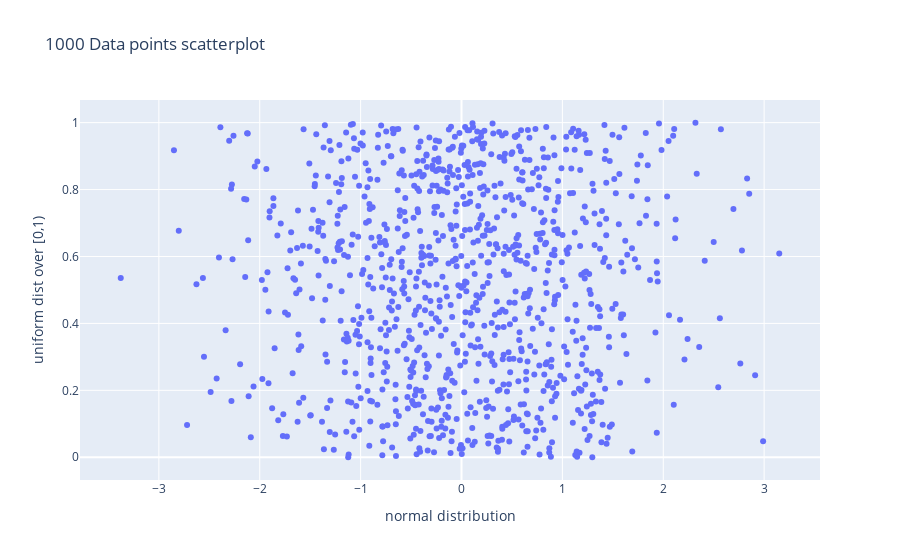

Notebook code for this chart:
### Code cell
# Create a fig from the data and layout. Then plot the fig
fig = go.Figure(data=data, layout=layout)
fig.show()

### Figure 1 — Plotly figure (JSON) as saved in the notebook; plotly's stock layout.template omitted (floating-point values rounded to 4 significant figures; data arrays with more than 128 entries replaced by an {"elided": "..."} marker saying what was removed)
{"data": [{"mode": "markers", "type": "scatter", "x": {"elided": "1000 float values"}, "y": {"elided": "1000 float values"}}], "layout": {"title": {"text": "1000 Data points scatterplot"}, "xaxis": {"title": {"text": "normal distribution"}}, "yaxis": {"title": {"text": "uniform dist over [0,1)"}}}}
